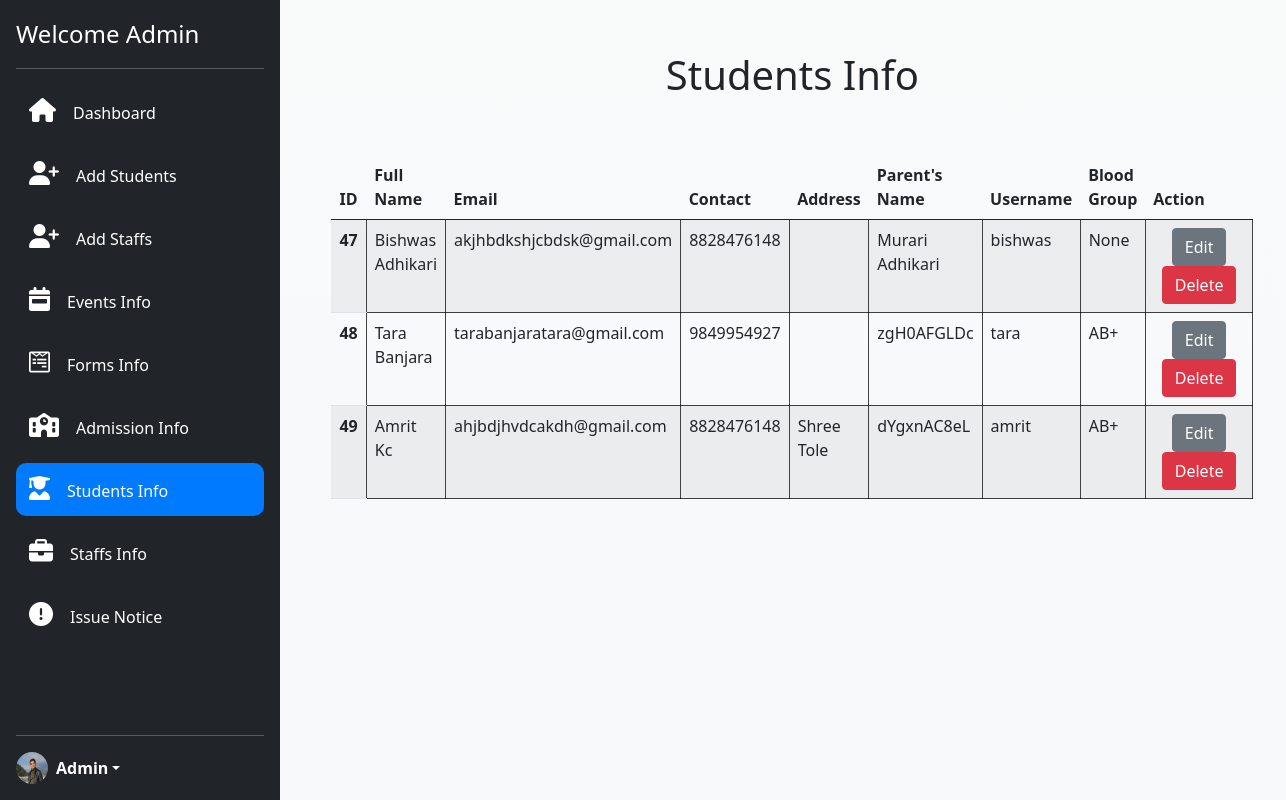
Before: /students-info/ (signed in) with the older database file.
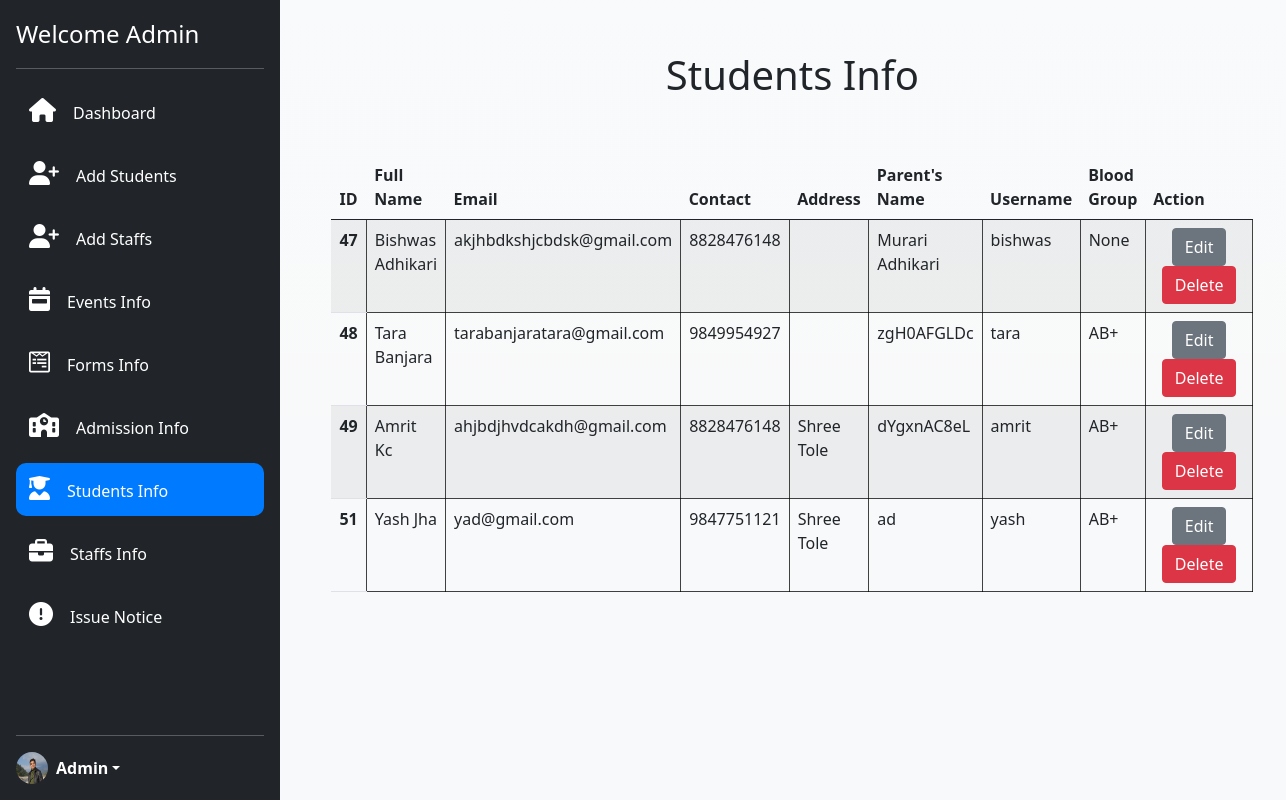
After: the same page with the newer database file.
### edu_app/models.py (models this page shows, shortened)
class Student(models.Model):
    choose = [ ('A+','A +ve'), ('B+','B +ve'),('AB+','AB +ve'),
    ('O+','O +ve'),('O-','O -ve'),('AB-','AB-ve')]
    user = models.OneToOneField(User, on_delete=models.CASCADE, null=True)
    number = models.CharField(max_length=13)
    blood_group = models.CharField(max_length=4,choices=choose, null=True)
    parents_name = models.CharField(max_length=50)
    address = models.CharField(max_length=70, default='')
    prof = models.ImageField(upload_to='edu_app/images', default='')

### edu_app/views.py (the view)
# urls.py: path('students-info/', views.students_info, name='students-info'),
@login_required
def students_info(request):
    students_info = Student.objects.all()
    return render(request, 'backend/admin/students-info.html', {'students_info':students_info})

### templates/backend/admin/students-info.html (shortened to what this page needs)
{% extends 'core/admin-core.html' %}
{% load static %}
{% block content %}
<div class="data bg-light bg-gradient">
  <h1 class="text-center pb-5 text-dark">Students Info</h1>
    {% if not students_info %}
        <h1 class="text-center">No data Found</h1>
      {% else %}
        <table class="table table-striped table-hover">
          <thead>
            <tr>
              <th scope="col">ID</th>
              <th scope="col">Full Name</th>
              <th scope="col">Email</th>
              <th scope="col">Contact</th>
              <th scope="col">Address</th>
              <th scope="col">Parent's Name</th>
              <th scope="col">Username</th>
              <th scope="col">Blood Group</th>
              <th scope="col">Action</th>
            </tr>
          </thead>
          <tbody>
            {% for info in students_info %}
            <tr>
              <th scope="row">{{info.user.id}}</th>
              <td><a href="{% url 'student-profile' id=info.id %}" class="text-dark">{{info.user.first_name}} {{info.user.last_name}}</a></td>
              <td>{{info.user.email}}</td>
              <td>{{info.number}}</td>
              <td>{{info.address}}</td>
              <td>{{info.parents_name}}</td>
              <td>{{info.user.username}}</td>
              <td>{{info.blood_group}}</td>
              <td class="text-center"><a href="{% url 'edit-student' id=info.id %}" class="mx-2 btn btn-secondary">Edit</a> <a href="{% url 'delete-student' id=info.user.id %}" class="mx-2 btn btn-danger">Delete</a></td>
            </tr>
            {% endfor %}
          </tbody>
        </table>
    {% endif %}
</div>
{% endblock content %}

### templates/core/admin-core.html (shortened to what this page needs)
{% load static %}
<!doctype html>
<html lang="en">
  <head>
    <link href="https://cdn.jsdelivr.net/npm/bootstrap@5.0.2/dist/css/bootstrap.min.css" rel="stylesheet">
    <link rel="stylesheet" href="{% static 'style.css' %}">
  </head>
  <body>
    {% if user.is_superuser %}
    <div class="d-flex justify-content-between">
      <div class="sidebar d-flex flex-column flex-shrink-0 p-3 text-white bg-dark" style="width: 280px;">
            <span class="fs-4">Welcome Admin</span>
          <hr>
          <ul class="nav nav-pills flex-column mb-auto">
            <li class="nav-item">
              <a href="{% url 'dashboard' %}" class="nav-link text-white active"><i class="fas fa-home"></i>Dashboard</a>
            </li>
            <li>
              <a href="{% url 'add-student' %}" class="nav-link text-white"><i class="fas fa-user-plus"></i>Add Students</a>
            </li>
            <li>
              <a href="{% url 'add-staff' %}" class="nav-link text-white"><i class="fas fa-user-plus"></i>Add Staffs</a>
            </li>
            <li>
              <a href="{% url 'events-info' %}" class="nav-link text-white"><i class="fas fa-calendar-week"></i>Events Info</a>
            </li>
            <li>
              <a href="{% url 'forms-info' %}" class="nav-link text-white"><i class="fab fa-wpforms"></i>Forms Info</a>
            </li>
            <li>
              <a href="{% url 'addmission-info' %}" class="nav-link text-white"><i class="fas fa-school"></i>Admission Info</a>
            </li>
            <li>
              <a href="{% url 'students-info' %}" class="nav-link text-white"><i class="fas fa-user-graduate"></i>Students Info</a>
            </li>
            <li>
              <a href="{% url 'staffs-info' %}" class="nav-link text-white"><i class="fas fa-briefcase"></i></i>Staffs Info</a>
            </li>
            <li>
              <a href="{% url 'issue-notice' %}" class="nav-link text-white"><i class="fas fa-exclamation-circle"></i>Issue Notice</a>
            </li>
          </ul>
          <hr>
          <div class="dropdown">
            <a href="#" class="d-flex align-items-center text-white text-decoration-none dropdown-toggle" id="dropdownUser1" data-bs-toggle="dropdown" aria-expanded="false">
              <img src="{% static 'images/prof.jpeg' %}" alt="" width="32" height="32" class="rounded-circle me-2">
              <strong>Admin</strong>
            </a>
          </div>
      </div>
      {% block content %}
      {% endblock content %}
    </div>
    {% else %}
      Forbidden
    {% endif %}
  </body>
</html>

### static/style.css (style rules this page uses)
h1 { color: blue; }
.sidebar { height: 100vh; overflow: hidden; }
.data { width: 83%; padding: 4%; }
td { border: 0.5px solid rgba(0, 0, 0, 0.74); }
ul li a i { font-size: 24px; padding-right: 17px; }
ul li a { margin-bottom: 10px; padding: 13px; display: block; border-radius: 10px; }
a { text-decoration: none; }
.active { background-color: #007bff; color: #fff; }
.inactive { background-color: transparent; color: #fff; }

Changed rows visible on the page:
added Student: user.id "51", user.first_name "Yash", user.last_name "Jha", user.email "yad@gmail.com", number "9847751121", address "Shree Tole", parents_name "ad", user.username "yash", blood_group "AB+"
